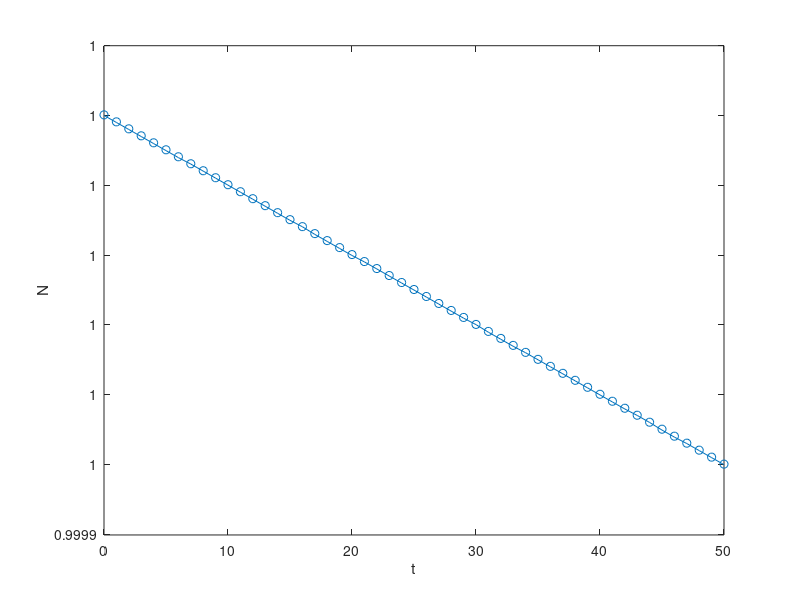

Recreate this plot in MATLAB.
function hassel1
 clear all; close all

numIterations = 50;
R0 = 1;
t = 0:numIterations;
N = zeros(size(t)); 
N(1) = 1; 
Nc = 1e6;  %  maximal # of individuals that the environment can successfully support.
a = R0/Nc;
b = 1;

for i=1:numIterations
  N(i+1) = (R0*N(i)) / (1+a*N(i))^b;
end

N(end)

plot(t,N,'-o');
xlabel('t')
ylabel('N')
